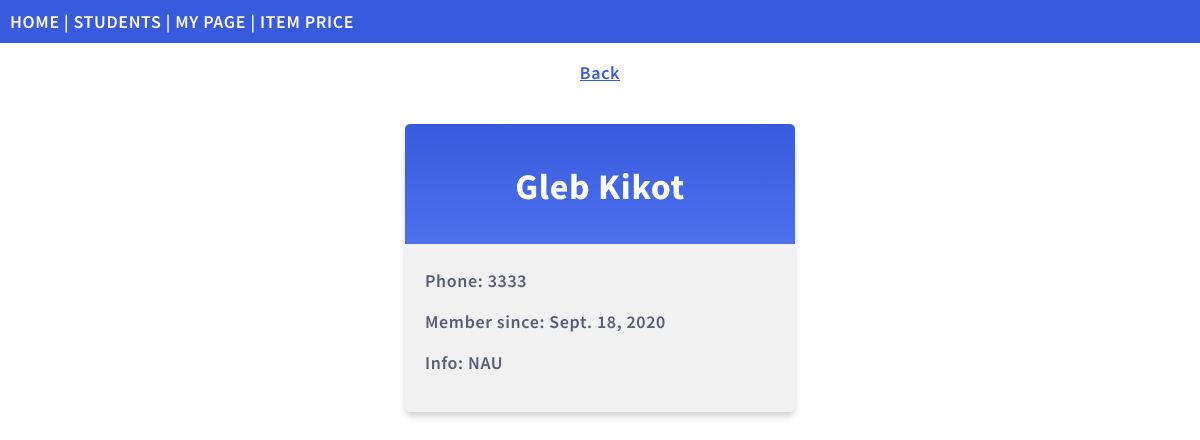
Page /members/details/4 on the earlier database version.
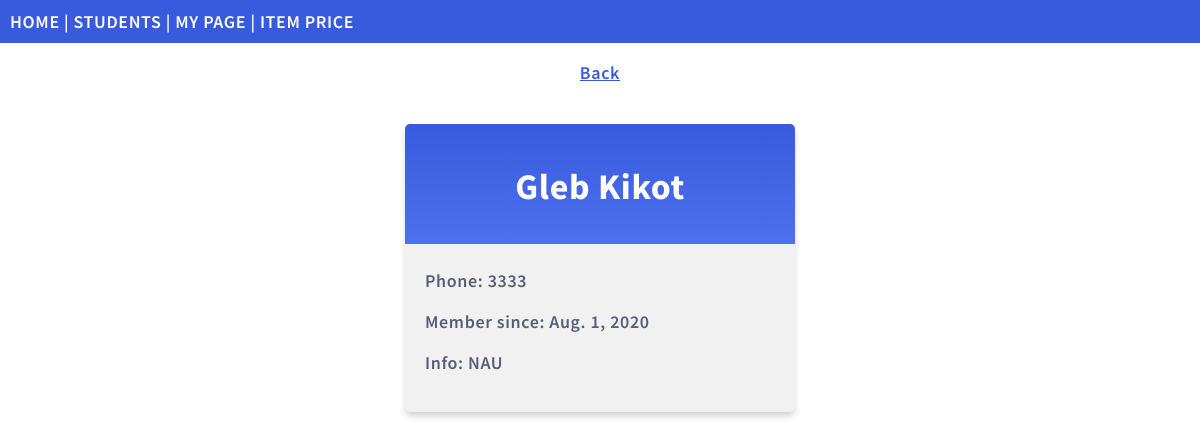
Same page on the later database version.
### members/models.py (models this page shows, shortened)
class Member(models.Model):
  firstname = models.CharField(max_length=255)
  lastname = models.CharField(max_length=255)
  content=models.TextField(blank=True)
  phone = models.IntegerField(null=True)
  joined_date = models.DateField(null=True)
  photo = models.ImageField(upload_to='images/', blank=True, null=True)

### members/views.py (the view)
# urls.py: path('members/details/<int:id>', views.details, name='details'),
def details(request, id):
    mymember = Member.objects.get(id=id)
    myphoto = Member.objects.all()
    template = loader.get_template('details.html')
    context = {
        'mymember': mymember,
        'myphoto': myphoto,
    }
    return HttpResponse(template.render(context, request))

### members/templates/details.html (shortened to what this page needs)
{% extends "master.html" %}
{% block content %}
  <p align="center"><a href="/members/">Back</a></p>
  <div class="mycard">
    <h1>{{ mymember.firstname }} {{ mymember.lastname }}</h1>
    <p>Phone: {{ mymember.phone }}</p>
    <p>Member since: {{ mymember.joined_date }}</p>
    <p>Info: {{ mymember.content }}</p>
  </div>
{% endblock %}

Differences in the rows shown:
changed Member "Gleb": joined_date "Sept. 18, 2020" → "Aug. 1, 2020"
